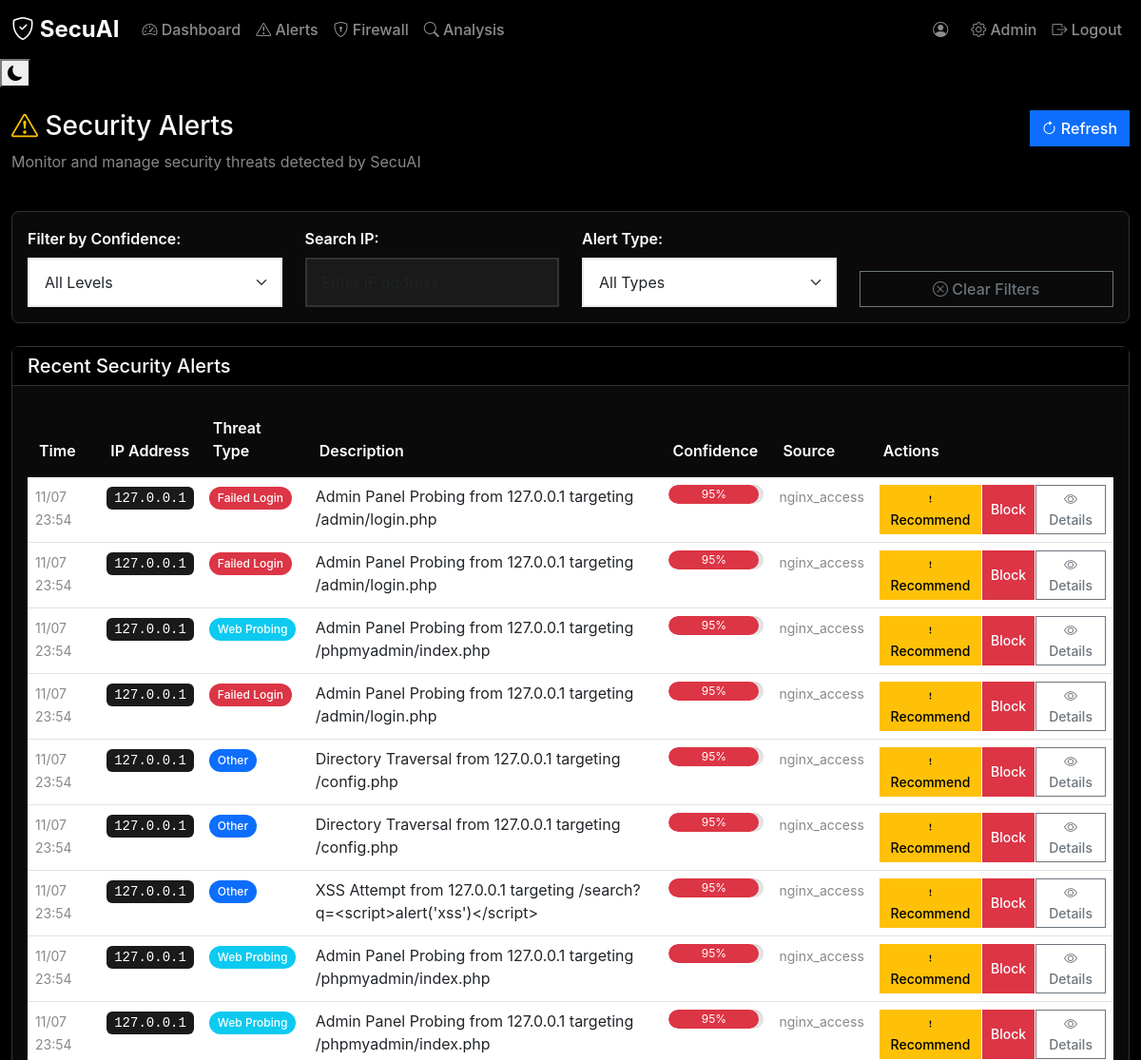
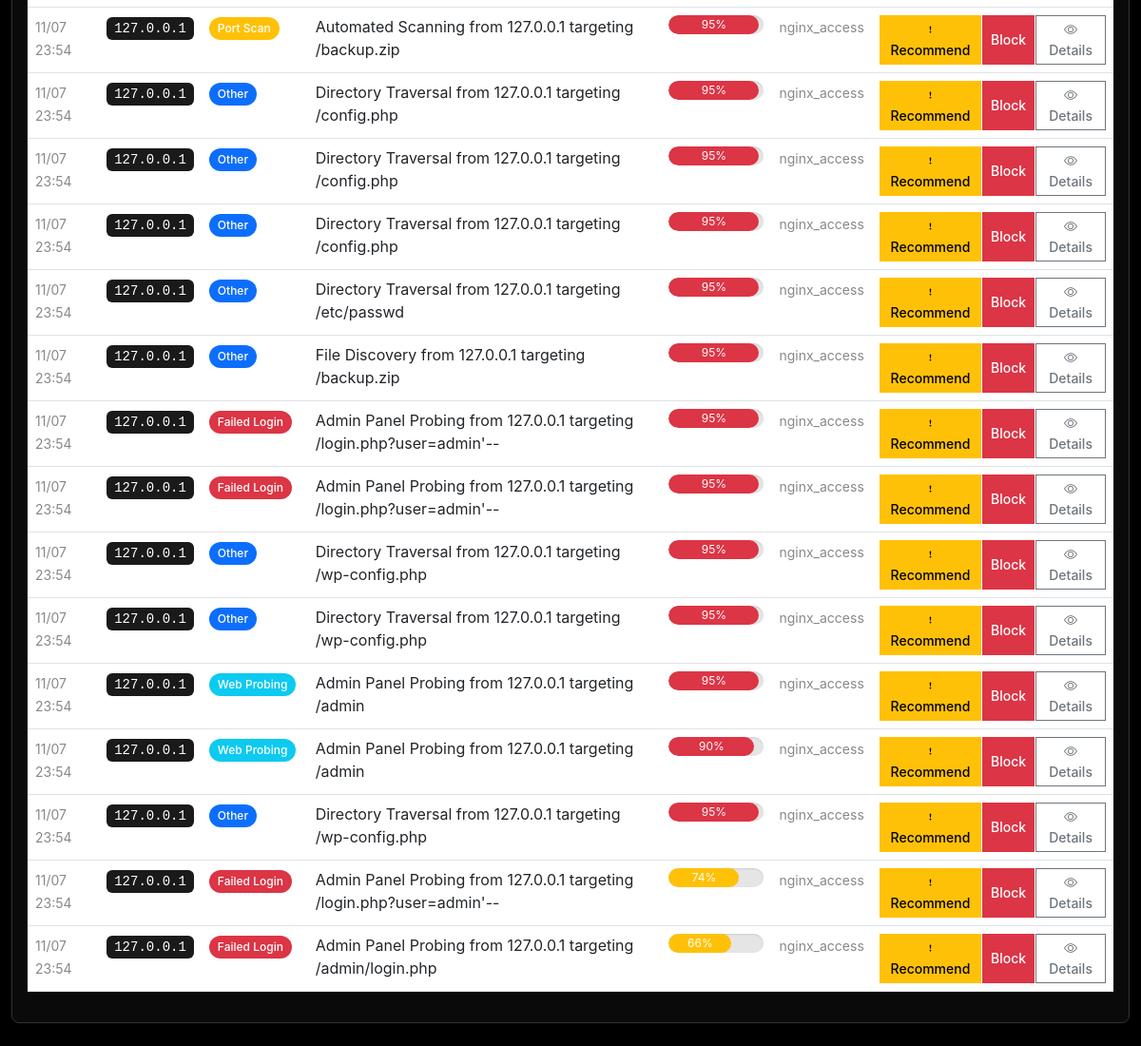
/alerts (signed in), run on the app's committed database (2 pictures, top to bottom).
### models.py (models this page shows, shortened)
class Alert(db.Model):
    __tablename__ = 'alerts'
    id = db.Column(db.Integer, primary_key=True)
    ip = db.Column(db.String(45), nullable=False, index=True)  # Support IPv6
    reason = db.Column(db.String(255), nullable=False)
    confidence = db.Column(db.Float, default=0.5, nullable=False)
    details = db.Column(db.Text)  # JSON string with additional data
    source = db.Column(db.String(100), nullable=False)  # api, upload:filename, honeypot, etc.
    status = db.Column(db.String(20), default='new', nullable=False)  # new, reviewed, ignored, blocked
    created_at = db.Column(db.DateTime, default=datetime.utcnow, nullable=False, index=True)
    reviewed_at = db.Column(db.DateTime)
    reviewed_by = db.Column(db.Integer, db.ForeignKey('users.id'))
    reviewer = db.relationship('User', backref='reviewed_alerts')

### app.py (the view)
@app.route('/alerts')
@login_required
def alerts_page():
    try:
        alerts = Alert.query.order_by(Alert.created_at.desc()).limit(100).all()
        return render_template('alerts.html', alerts=alerts)
    except Exception as e:
        logger.error(f"Alerts page error: {e}")
        flash(f'Error loading alerts: {str(e)}')
        return redirect(url_for('dashboard'))

### app.py (called while the page is built)
@login_manager.user_loader
def load_user(user_id):
    return db.session.get(User, int(user_id))

def initialize_monitor():
    global monitor_started
    if not monitor_started:
        clear_sample_data()
        start_log_monitor()
        monitor_started = True
        logger.info("🚀 SecuAI initialization complete")

@app.before_request
def before_request():
    initialize_monitor()

### templates/alerts.html (shortened to what this page needs)
<!DOCTYPE html>
<html lang="en">
<head>
    <link href="https://cdn.jsdelivr.net/npm/bootstrap@5.3.0/dist/css/bootstrap.min.css" rel="stylesheet">
    <link href="https://cdn.jsdelivr.net/npm/bootstrap-icons@1.10.0/font/bootstrap-icons.css" rel="stylesheet">
    <link href="{{ url_for('static', filename='css/style.css') }}" rel="stylesheet">
</head>
<body>
    <nav class="navbar navbar-expand-lg navbar-dark bg-dark">
        <div class="container-fluid">
            <a class="navbar-brand" href="/">
                <i class="bi bi-shield-check"></i> SecuAI
            </a>
            <div class="navbar-nav me-auto">
                <a class="nav-link" href="/">
                    <i class="bi bi-speedometer2"></i> Dashboard
                </a>
                <a class="nav-link" href="/alerts">
                    <i class="bi bi-exclamation-triangle"></i> Alerts
                </a>
                <a class="nav-link" href="/firewall">
                    <i class="bi bi-shield-lock"></i> Firewall
                </a>
                <a class="nav-link" href="/analysis">
                    <i class="bi bi-search"></i> Analysis
                </a>
            </div>
            <div class="navbar-nav">
                {% if current_user.is_authenticated %}
                <span class="navbar-text me-3">
                    <i class="bi bi-person-circle"></i> {{ current_user.username }}
                </span>
                <a class="nav-link" href="/admin">
                    <i class="bi bi-gear"></i> Admin
                </a>
                <a class="nav-link" href="/logout">
                    <i class="bi bi-box-arrow-right"></i> Logout
                </a>
                {% endif %}
            </div>
        </div>
    </nav>
    <button class="theme-toggle" onclick="toggleTheme()" title="Toggle theme">
        <i class="bi bi-moon-fill" id="theme-icon"></i>
    </button>
    <div class="container-fluid mt-4">
        <div class="row mb-4">
            <div class="col">
                <h1 class="h3">
                    <i class="bi bi-exclamation-triangle text-warning"></i> Security Alerts
                </h1>
                <p class="text-muted">Monitor and manage security threats detected by SecuAI</p>
            </div>
            <div class="col-auto">
                <button class="btn btn-primary" onclick="refreshAlerts()">
                    <i class="bi bi-arrow-clockwise"></i> Refresh
                </button>
            </div>
        </div>
        <div class="card mb-4">
            <div class="card-body">
                <div class="row">
                    <div class="col-md-3">
                        <label class="form-label">Filter by Confidence:</label>
                        <select class="form-select" id="confidence-filter" onchange="filterAlerts()">
                            <option value="">All Levels</option>
                        </select>
                    </div>
                    <div class="col-md-3">
                        <label class="form-label">Search IP:</label>
                        <input type="text" class="form-control" id="ip-search" placeholder="Enter IP address" onkeyup="filterAlerts()">
                    </div>
                    <div class="col-md-3">
                        <label class="form-label">Alert Type:</label>
                        <select class="form-select" id="type-filter" onchange="filterAlerts()">
                            <option value="">All Types</option>
                        </select>
                    </div>
                    <div class="col-md-3 d-flex align-items-end">
                        <button class="btn btn-outline-secondary w-100" onclick="clearFilters()">
                            <i class="bi bi-x-circle"></i> Clear Filters
                        </button>
                    </div>
                </div>
            </div>
        </div>
        <div class="card">
            <div class="card-header">
                <h5 class="card-title mb-0">Recent Security Alerts</h5>
            </div>
            <div class="card-body">
                <div class="table-responsive">
                    <table class="table table-hover" id="alerts-table">
                        <thead>
                            <tr>
                                <th>Time</th>
                                <th>IP Address</th>
                                <th>Threat Type</th>
                                <th>Description</th>
                                <th>Confidence</th>
                                <th>Source</th>
                                <th>Actions</th>
                            </tr>
                        </thead>
                        <tbody>
                            {% for alert in alerts %}
                            <tr data-ip="{{ alert.ip }}" data-confidence="{{ alert.confidence }}" data-type="{{ alert.reason.lower() }}">
                                <td>
                                    <small class="text-muted">
                                        {{ alert.created_at.strftime('%m/%d %H:%M') }}
                                    </small>
                                </td>
                                <td>
                                    <code class="bg-light px-2 py-1 rounded">{{ alert.ip }}</code>
                                </td>
                                <td>
                                    {% if 'failed' in alert.reason.lower() or 'login' in alert.reason.lower() %}
                                        <span class="badge bg-danger">Failed Login</span>
                                    {% elif 'scan' in alert.reason.lower() %}
                                        <span class="badge bg-warning">Port Scan</span>
                                    {% elif 'web' in alert.reason.lower() or 'probing' in alert.reason.lower() %}
                                        <span class="badge bg-info">Web Probing</span>
                                    {% elif 'suricata' in alert.reason.lower() or 'ids' in alert.reason.lower() %}
                                        <span class="badge bg-secondary">IDS Alert</span>
                                    {% else %}
                                        <span class="badge bg-primary">Other</span>
                                    {% endif %}
                                </td>
                                <td>{{ alert.reason }}</td>
                                <td>
                                    <div class="progress" style="width: 100px; height: 20px;">
                                        {% set confidence_percent = (alert.confidence * 100) | int %}
                                        {% if confidence_percent >= 80 %}
                                            {% set progress_class = 'bg-danger' %}
                                        {% elif confidence_percent >= 60 %}
                                            {% set progress_class = 'bg-warning' %}
                                        {% else %}
                                            {% set progress_class = 'bg-info' %}
                                        {% endif %}
                                        <div class="progress-bar {{ progress_class }}"
                                             role="progressbar"
                                             style="width: {{ confidence_percent }}%">
                                            {{ confidence_percent }}%
                                        </div>
                                    </div>
                                </td>
                                <td>
                                    <small class="text-muted">{{ alert.source }}</small>
                                </td>
                                <td>
                                    <div class="btn-group" role="group">
                                        <button class="btn btn-sm btn-warning" onclick="recommendBlock('{{ alert.ip }}')">
                                            <i class="bi bi-exclamation"></i> Recommend
                                        </button>
                                        <button class="btn btn-sm btn-danger" onclick="approveBlock('{{ alert.ip }}')">
                                             Block
                                        </button>
                                        <button class="btn btn-sm btn-outline-secondary" onclick="viewDetails({{ alert.id }})">
                                            <i class="bi bi-eye"></i> Details
                                        </button>
                                    </div>
                                </td>
                            </tr>
                            {% endfor %}
                        </tbody>
                    </table>
                </div>
            </div>
        </div>
    </div>
</body>
</html>

### static/css/style.css (style rules this page uses)
:root { --background: 0 0% 100%; --foreground: 240 10% 4%; --card: 0 0% 100%; --card-foreground: 240 10% 4%; --popover: 0 0% 100%; --popover-foreground: 240 10% 4%; --primary: 142 86% 28%; --primary-foreground: 356 29% 98%; --secondary: 240 5% 96%; --secondary-foreground: 240 6% 10%; --muted: 240 5% 96%; --muted-foreground: 240 4% 46%; --accent: 240 5% 96%; --accent-foreground: 240 6% 10%; --destructive: 0 84% 60%; --destructive-foreground: 0 0% 98%; --border: 240 6% 90%; --input: 240 6% 90%; --ring: 142 86% 28%; --radius: 0.5rem; --success: 142 86% 28%; --warning: 45 93% 47%; --danger: 0 84% 60%; --info: 200 95% 40%; }
:root, [data-theme="dark"] { --background: 0 0% 0%; --foreground: 0 0% 98%; --card: 0 0% 3%; --card-foreground: 0 0% 98%; --popover: 0 0% 3%; --popover-foreground: 0 0% 98%; --primary: 0 0% 98%; --primary-foreground: 0 0% 9%; --secondary: 0 0% 9%; --secondary-foreground: 0 0% 98%; --muted: 0 0% 9%; --muted-foreground: 0 0% 65%; --accent: 0 0% 9%; --accent-foreground: 0 0% 98%; --destructive: 0 84% 60%; --destructive-foreground: 0 0% 98%; --border: 0 0% 15%; --input: 0 0% 9%; --ring: 142 86% 28%; }
* { border-color: hsl(var(--border)); }
body { background-color: hsl(var(--background)); color: hsl(var(--foreground)); font-family: -apple-system, BlinkMacSystemFont, "Segoe UI", Roboto, "Helvetica Neue", Arial, sans-serif; line-height: 1.5; transition: background-color 0.3s ease, color 0.3s ease; }
.card { background-color: hsl(var(--card)); color: hsl(var(--card-foreground)); border: 1px solid hsl(var(--border)); border-radius: var(--radius); box-shadow: 0 1px 3px 0 rgba(0, 0, 0, 0.1), 0 1px 2px 0 rgba(0, 0, 0, 0.06); transition: all 0.2s ease-in-out; margin-bottom: 1.5rem; }
.card-header { background-color: hsl(var(--muted)); border-bottom: 1px solid hsl(var(--border)); border-radius: calc(var(--radius) - 2px) calc(var(--radius) - 2px) 0 0; font-weight: 600; }
.btn { border-radius: var(--border-radius); transition: var(--transition); font-weight: 500; }
.btn-group .btn { margin-right: 2px; }
.btn-group .btn:last-child { margin-right: 0; }
.table { border-radius: var(--border-radius); overflow: hidden; }
.table thead th { background-color: var(--light-color); border: none; font-weight: 600; color: var(--dark-color); padding: 1rem 0.75rem; }
.table tbody tr { transition: var(--transition); }
.table-responsive { border-radius: var(--border-radius); box-shadow: var(--box-shadow); }
.badge { font-size: 0.75em; padding: 0.5em 0.75em; border-radius: 50px; font-weight: 500; }
.progress { border-radius: 50px; background-color: rgba(0, 0, 0, 0.1); box-shadow: inset 0 1px 2px rgba(0, 0, 0, 0.1); }
.progress-bar { border-radius: 50px; transition: var(--transition); }
.form-control, .form-select { border-radius: var(--border-radius); border: 2px solid #e9ecef; transition: var(--transition); padding: 0.75rem 1rem; }
.form-label { font-weight: 600; color: var(--dark-color); margin-bottom: 0.5rem; }
.navbar-brand { font-weight: 700; font-size: 1.5rem; }
.nav-link { font-weight: 500; transition: var(--transition); }
.navbar-dark { background-color: #000000 !important; }
.bg-dark { background-color: #000000 !important; }
.bg-light { background-color: #1a1a1a !important; color: #ffffff !important; }
.text-muted { color: #888888 !important; }
.card { background-color: #0a0a0a !important; border-color: #333333 !important; color: #ffffff !important; }
.card-header { background-color: #000000 !important; border-bottom-color: #333333 !important; color: #ffffff !important; }
.form-control { background-color: #1a1a1a !important; border-color: #333333 !important; color: #ffffff !important; }

### data on the page
Alert: created_at "11/07 23:54", ip "127.0.0.1", shows "Failed Login", reason "Admin Panel Probing from 127.0.0.1 targeting /admin/login.php", confidence_percent "95", source "nginx_access"
Alert: created_at "11/07 23:54", ip "127.0.0.1", shows "Failed Login", reason "Admin Panel Probing from 127.0.0.1 targeting /admin/login.php", confidence_percent "95", source "nginx_access"
Alert: created_at "11/07 23:54", ip "127.0.0.1", shows "Web Probing", reason "Admin Panel Probing from 127.0.0.1 targeting /phpmyadmin/index.php", confidence_percent "95", source "nginx_access"
Alert: created_at "11/07 23:54", ip "127.0.0.1", shows "Failed Login", reason "Admin Panel Probing from 127.0.0.1 targeting /admin/login.php", confidence_percent "95", source "nginx_access"
Alert: created_at "11/07 23:54", ip "127.0.0.1", shows "Other", reason "Directory Traversal from 127.0.0.1 targeting /config.php", confidence_percent "95", source "nginx_access"
Alert: created_at "11/07 23:54", ip "127.0.0.1", shows "Other", reason "Directory Traversal from 127.0.0.1 targeting /config.php", confidence_percent "95", source "nginx_access"
Alert: created_at "11/07 23:54", ip "127.0.0.1", shows "Other", reason "XSS Attempt from 127.0.0.1 targeting /search?q=<script>alert('xss')</script>", confidence_percent "95", source "nginx_access"
Alert: created_at "11/07 23:54", ip "127.0.0.1", shows "Web Probing", reason "Admin Panel Probing from 127.0.0.1 targeting /phpmyadmin/index.php", confidence_percent "95", source "nginx_access"
Alert: created_at "11/07 23:54", ip "127.0.0.1", shows "Web Probing", reason "Admin Panel Probing from 127.0.0.1 targeting /phpmyadmin/index.php", confidence_percent "95", source "nginx_access"
Alert: created_at "11/07 23:54", ip "127.0.0.1", shows "Port Scan", reason "Automated Scanning from 127.0.0.1 targeting /backup.zip", confidence_percent "95", source "nginx_access"
Alert: created_at "11/07 23:54", ip "127.0.0.1", shows "Other", reason "Directory Traversal from 127.0.0.1 targeting /config.php", confidence_percent "95", source "nginx_access"
Alert: created_at "11/07 23:54", ip "127.0.0.1", shows "Other", reason "Directory Traversal from 127.0.0.1 targeting /config.php", confidence_percent "95", source "nginx_access"
Alert: created_at "11/07 23:54", ip "127.0.0.1", shows "Other", reason "Directory Traversal from 127.0.0.1 targeting /config.php", confidence_percent "95", source "nginx_access"
Alert: created_at "11/07 23:54", ip "127.0.0.1", shows "Other", reason "Directory Traversal from 127.0.0.1 targeting /etc/passwd", confidence_percent "95", source "nginx_access"
Alert: created_at "11/07 23:54", ip "127.0.0.1", shows "Other", reason "File Discovery from 127.0.0.1 targeting /backup.zip", confidence_percent "95", source "nginx_access"
Alert: created_at "11/07 23:54", ip "127.0.0.1", shows "Failed Login", reason "Admin Panel Probing from 127.0.0.1 targeting /login.php?user=admin'--", confidence_percent "95", source "nginx_access"
Alert: created_at "11/07 23:54", ip "127.0.0.1", shows "Failed Login", reason "Admin Panel Probing from 127.0.0.1 targeting /login.php?user=admin'--", confidence_percent "95", source "nginx_access"
Alert: created_at "11/07 23:54", ip "127.0.0.1", shows "Other", reason "Directory Traversal from 127.0.0.1 targeting /wp-config.php", confidence_percent "95", source "nginx_access"
Alert: created_at "11/07 23:54", ip "127.0.0.1", shows "Other", reason "Directory Traversal from 127.0.0.1 targeting /wp-config.php", confidence_percent "95", source "nginx_access"
Alert: created_at "11/07 23:54", ip "127.0.0.1", shows "Web Probing", reason "Admin Panel Probing from 127.0.0.1 targeting /admin", confidence_percent "95", source "nginx_access"
Alert: created_at "11/07 23:54", ip "127.0.0.1", shows "Web Probing", reason "Admin Panel Probing from 127.0.0.1 targeting /admin", confidence_percent "90", source "nginx_access"
Alert: created_at "11/07 23:54", ip "127.0.0.1", shows "Other", reason "Directory Traversal from 127.0.0.1 targeting /wp-config.php", confidence_percent "95", source "nginx_access"
Alert: created_at "11/07 23:54", ip "127.0.0.1", shows "Failed Login", reason "Admin Panel Probing from 127.0.0.1 targeting /login.php?user=admin'--", confidence_percent "74", source "nginx_access"
Alert: created_at "11/07 23:54", ip "127.0.0.1", shows "Failed Login", reason "Admin Panel Probing from 127.0.0.1 targeting /admin/login.php", confidence_percent "66", source "nginx_access"
